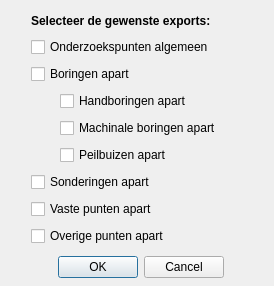
<?xml version="1.0" encoding="UTF-8"?>
<ui version="4.0">
 <class>Dialog</class>
 <widget class="QDialog" name="Dialog">
  <property name="geometry">
   <rect>
    <x>0</x>
    <y>0</y>
    <width>274</width>
    <height>286</height>
   </rect>
  </property>
  <property name="windowTitle">
   <string>Dialog</string>
  </property>
  <widget class="QCheckBox" name="checkBoxP">
   <property name="geometry">
    <rect>
     <x>60</x>
     <y>145</y>
     <width>118</width>
     <height>20</height>
    </rect>
   </property>
   <property name="text">
    <string>Peilbuizen apart</string>
   </property>
  </widget>
  <widget class="QCheckBox" name="checkBoxSonderingen">
   <property name="geometry">
    <rect>
     <x>31</x>
     <y>172</y>
     <width>133</width>
     <height>20</height>
    </rect>
   </property>
   <property name="text">
    <string>Sonderingen apart</string>
   </property>
  </widget>
  <widget class="QCheckBox" name="checkBoxVast">
   <property name="geometry">
    <rect>
     <x>31</x>
     <y>199</y>
     <width>136</width>
     <height>20</height>
    </rect>
   </property>
   <property name="text">
    <string>Vaste punten apart</string>
   </property>
  </widget>
  <widget class="QCheckBox" name="checkBoxOverig">
   <property name="geometry">
    <rect>
     <x>31</x>
     <y>226</y>
     <width>148</width>
     <height>20</height>
    </rect>
   </property>
   <property name="text">
    <string>Overige punten apart</string>
   </property>
  </widget>
  <widget class="QDialogButtonBox" name="buttonBox">
   <property name="geometry">
    <rect>
     <x>31</x>
     <y>253</y>
     <width>193</width>
     <height>28</height>
    </rect>
   </property>
   <property name="orientation">
    <enum>Qt::Horizontal</enum>
   </property>
   <property name="standardButtons">
    <set>QDialogButtonBox::Cancel|QDialogButtonBox::Ok</set>
   </property>
  </widget>
  <widget class="QCheckBox" name="checkBoxMB">
   <property name="geometry">
    <rect>
     <x>60</x>
     <y>118</y>
     <width>172</width>
     <height>20</height>
    </rect>
   </property>
   <property name="text">
    <string>Machinale boringen apart</string>
   </property>
  </widget>
  <widget class="QLabel" name="labelTitel">
   <property name="geometry">
    <rect>
     <x>31</x>
     <y>12</y>
     <width>236</width>
     <height>18</height>
    </rect>
   </property>
   <property name="font">
    <font>
     <pointsize>9</pointsize>
     <weight>75</weight>
     <bold>true</bold>
    </font>
   </property>
   <property name="autoFillBackground">
    <bool>false</bool>
   </property>
   <property name="text">
    <string>Selecteer de gewenste exports:</string>
   </property>
  </widget>
  <widget class="QCheckBox" name="checkBoxOnderzoekspunten">
   <property name="geometry">
    <rect>
     <x>31</x>
     <y>37</y>
     <width>193</width>
     <height>20</height>
    </rect>
   </property>
   <property name="text">
    <string>Onderzoekspunten algemeen</string>
   </property>
  </widget>
  <widget class="QCheckBox" name="checkBoxBoringen">
   <property name="geometry">
    <rect>
     <x>31</x>
     <y>64</y>
     <width>111</width>
     <height>20</height>
    </rect>
   </property>
   <property name="text">
    <string>Boringen apart</string>
   </property>
  </widget>
  <widget class="QCheckBox" name="checkBoxHB">
   <property name="geometry">
    <rect>
     <x>60</x>
     <y>91</y>
     <width>140</width>
     <height>20</height>
    </rect>
   </property>
   <property name="text">
    <string>Handboringen apart</string>
   </property>
  </widget>
 </widget>
 <resources/>
 <connections>
  <connection>
   <sender>buttonBox</sender>
   <signal>accepted()</signal>
   <receiver>Dialog</receiver>
   <slot>accept()</slot>
   <hints>
    <hint type="sourcelabel">
     <x>248</x>
     <y>254</y>
    </hint>
    <hint type="destinationlabel">
     <x>157</x>
     <y>274</y>
    </hint>
   </hints>
  </connection>
  <connection>
   <sender>buttonBox</sender>
   <signal>rejected()</signal>
   <receiver>Dialog</receiver>
   <slot>reject()</slot>
   <hints>
    <hint type="sourcelabel">
     <x>316</x>
     <y>260</y>
    </hint>
    <hint type="destinationlabel">
     <x>286</x>
     <y>274</y>
    </hint>
   </hints>
  </connection>
 </connections>
</ui>
